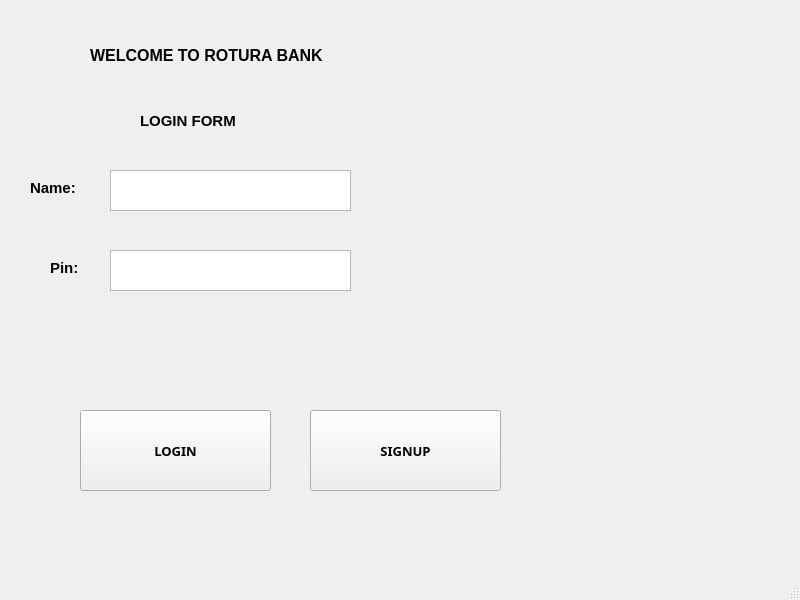
<?xml version="1.0" encoding="UTF-8"?>
<ui version="4.0">
 <class>MainWindow</class>
 <widget class="QMainWindow" name="MainWindow">
  <property name="geometry">
   <rect>
    <x>0</x>
    <y>0</y>
    <width>800</width>
    <height>600</height>
   </rect>
  </property>
  <property name="windowTitle">
   <string>MainWindow</string>
  </property>
  <widget class="QWidget" name="centralwidget">
   <widget class="QLabel" name="label">
    <property name="geometry">
     <rect>
      <x>330</x>
      <y>40</y>
      <width>55</width>
      <height>16</height>
     </rect>
    </property>
    <property name="text">
     <string/>
    </property>
   </widget>
   <widget class="QLabel" name="label_2">
    <property name="geometry">
     <rect>
      <x>90</x>
      <y>20</y>
      <width>311</width>
      <height>71</height>
     </rect>
    </property>
    <property name="font">
     <font>
      <pointsize>12</pointsize>
      <weight>75</weight>
      <bold>true</bold>
     </font>
    </property>
    <property name="text">
     <string>WELCOME TO ROTURA BANK</string>
    </property>
   </widget>
   <widget class="QLabel" name="label_3">
    <property name="geometry">
     <rect>
      <x>140</x>
      <y>90</y>
      <width>201</width>
      <height>61</height>
     </rect>
    </property>
    <property name="font">
     <font>
      <pointsize>11</pointsize>
      <weight>75</weight>
      <bold>true</bold>
     </font>
    </property>
    <property name="text">
     <string>LOGIN FORM</string>
    </property>
   </widget>
   <widget class="QPlainTextEdit" name="plainTextEdit_3">
    <property name="geometry">
     <rect>
      <x>110</x>
      <y>250</y>
      <width>241</width>
      <height>41</height>
     </rect>
    </property>
    <property name="font">
     <font>
      <family>MS Sans Serif</family>
      <pointsize>12</pointsize>
      <weight>75</weight>
      <italic>true</italic>
      <bold>true</bold>
     </font>
    </property>
   </widget>
   <widget class="QLabel" name="label_4">
    <property name="geometry">
     <rect>
      <x>30</x>
      <y>180</y>
      <width>71</width>
      <height>16</height>
     </rect>
    </property>
    <property name="font">
     <font>
      <pointsize>11</pointsize>
      <weight>75</weight>
      <bold>true</bold>
     </font>
    </property>
    <property name="text">
     <string>Name:</string>
    </property>
   </widget>
   <widget class="QPushButton" name="pushButton">
    <property name="geometry">
     <rect>
      <x>80</x>
      <y>410</y>
      <width>191</width>
      <height>81</height>
     </rect>
    </property>
    <property name="font">
     <font>
      <family>Segoe Print</family>
      <pointsize>10</pointsize>
      <weight>75</weight>
      <bold>true</bold>
     </font>
    </property>
    <property name="text">
     <string>LOGIN</string>
    </property>
   </widget>
   <widget class="QPushButton" name="pushButton_2">
    <property name="geometry">
     <rect>
      <x>310</x>
      <y>410</y>
      <width>191</width>
      <height>81</height>
     </rect>
    </property>
    <property name="font">
     <font>
      <family>Segoe Print</family>
      <pointsize>10</pointsize>
      <weight>75</weight>
      <bold>true</bold>
     </font>
    </property>
    <property name="text">
     <string>SIGNUP</string>
    </property>
   </widget>
   <widget class="QPlainTextEdit" name="plainTextEdit">
    <property name="geometry">
     <rect>
      <x>110</x>
      <y>170</y>
      <width>241</width>
      <height>41</height>
     </rect>
    </property>
    <property name="font">
     <font>
      <family>MS Sans Serif</family>
      <pointsize>12</pointsize>
      <weight>75</weight>
      <italic>true</italic>
      <bold>true</bold>
     </font>
    </property>
   </widget>
   <widget class="QLabel" name="label_5">
    <property name="geometry">
     <rect>
      <x>50</x>
      <y>260</y>
      <width>55</width>
      <height>16</height>
     </rect>
    </property>
    <property name="font">
     <font>
      <pointsize>11</pointsize>
      <weight>75</weight>
      <bold>true</bold>
     </font>
    </property>
    <property name="text">
     <string>Pin:</string>
    </property>
   </widget>
  </widget>
  <widget class="QMenuBar" name="menubar">
   <property name="geometry">
    <rect>
     <x>0</x>
     <y>0</y>
     <width>800</width>
     <height>26</height>
    </rect>
   </property>
  </widget>
  <widget class="QStatusBar" name="statusbar"/>
 </widget>
 <resources/>
 <connections/>
</ui>
